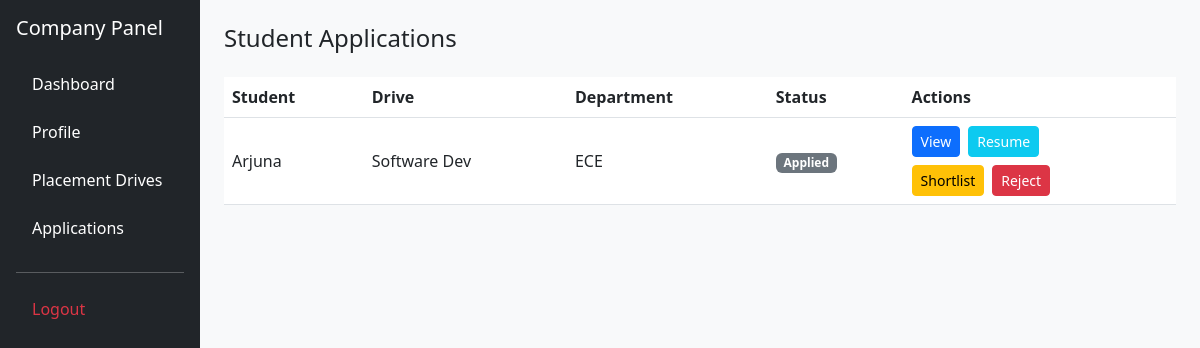
Screenshot of /company/applications (signed in) with the database file from the repository.
### application/models.py (models this page shows)
class Application(db.Model):
    id = db.Column(db.Integer, primary_key=True)
    studentId = db.Column(db.Integer, db.ForeignKey('student.id'), nullable=False)
    driveId = db.Column(db.Integer, db.ForeignKey('drive.id'), nullable=False)
    applicationDate = db.Column(db.DateTime, nullable=False)
    gpa = db.Column(db.Float, nullable=False)
    department = db.Column(db.String(50), nullable=False)
    status = db.Column(db.String(50), nullable=False, default="Applied")
    student = db.relationship('Student', back_populates='applications', lazy=True)

class User(db.Model, UserMixin):
    id = db.Column(db.Integer, primary_key=True)
    username = db.Column(db.String(80), unique=True, nullable=False)
    email = db.Column(db.String(120), unique=True, nullable=False)
    name = db.Column(db.String(120), nullable=False)
    password = db.Column(db.String(200), nullable=False)
    type = db.Column(db.String, nullable=False, default="user")
    isBlacklisted = db.Column(db.Boolean, nullable=False, default=False)
    student = db.relationship('Student', backref='user', uselist=False)

class Drive(db.Model):
    id = db.Column(db.Integer, primary_key=True)
    companyId = db.Column(db.Integer, db.ForeignKey('company.id'), nullable=False)
    title = db.Column(db.String(100), nullable=False)
    description = db.Column(db.Text, nullable=True)
    eligibilityCriteria = db.Column(db.Text, nullable=True)
    salary = db.Column(db.String(50), nullable=True)
    skillsRequired = db.Column(db.String(200), nullable=True)
    experienceRequired = db.Column(db.String(50), nullable=True)
    applicationDeadline = db.Column(db.DateTime, nullable=False)
    vacancy = db.Column(db.Integer, nullable=False)
    location = db.Column(db.String(100), nullable=True)
    hiringStatus = db.Column(db.String(50), nullable=False, default="Hiring")
    adminStatus = db.Column(db.String(50), nullable=False, default="Pending")
    applications = db.relationship('Application', backref='drive', lazy=True)
    interviewrounds = db.Column(db.Integer, nullable=False, default=2)

### application/controllers.py (the view)
@app.route("/company/applications")
@login_required
def company_applications():
    applications = Application.query.join(Drive).filter(
        Drive.companyId == current_user.id
    ).all()
    return render_template(
        "applications.html",
        applications=applications
    )

### app.py (called while the page is built)
def create_app():
    app = Flask(__name__)
    app.config['SECRET_KEY'] = "afgjke12359754iloyuremane45j"
    app.config['SQLALCHEMY_DATABASE_URI'] = 'sqlite:///placement_portal.sqlite3'
    app.config['SQLALCHEMY_TRACK_MODIFICATIONS'] = False
    app.debug = True
    db.init_app(app)
    login_manager.init_app(app)
    login_manager.login_view = "login"
    @login_manager.user_loader
    def load_user(user_id):
        if not user_id:
            return None
        try:
            uid = int(user_id)
        except Exception:
            return None
        user = User.query.get(uid)
        if user:
            return user
        return Company.query.get(uid)
    return app

### templates/applications.html (shortened to what this page needs)
<!DOCTYPE html>
<html>
<head>
<link href="https://cdn.jsdelivr.net/npm/bootstrap@5.3.0/dist/css/bootstrap.min.css" rel="stylesheet">
</head>
<body class="bg-light">
<div class="container-fluid">
<div class="row">
<div class="col-md-3 col-lg-2 bg-dark text-white min-vh-100 p-3 d-none d-md-block">
    <h5 class="mb-4">Company Panel</h5>
    <ul class="nav flex-column">
        <li class="nav-item mb-2">
            <a href="/company" class="nav-link text-white">Dashboard</a>
        </li>
        <li class="nav-item mb-2">
            <a href="/company/profile" class="nav-link text-white">Profile</a>
        </li>
        <li class="nav-item mb-2">
            <a href="/company/drives" class="nav-link text-white">Placement Drives</a>
        </li>
        <li class="nav-item mb-2">
            <a href="/company/applications" class="nav-link text-white">Applications</a>
        </li>
        <hr class="bg-light">
        <li class="nav-item">
            <a href="/logout" class="nav-link text-danger">Logout</a>
        </li>
    </ul>
</div>
<div class="col-md-9 col-lg-10 p-4">
<h4 class="mb-4">Student Applications</h4>
<div class="table-responsive">
<table class="table table-hover align-middle">
    <thead>
        <tr>
            <th>Student</th>
            <th>Drive</th>
            <th>Department</th>
            <th>Status</th>
            <th>Actions</th>
        </tr>
    </thead>
    <tbody>
        {% for application in applications %}
        <tr>
            <td>
                {% if application.student and application.student.user %}
                {{ application.student.user.name }}
                {% else %}
                Unknown Student
                {% endif %}
            </td>
            <td>{{ application.drive.title }}</td>
            <td>{{ application.department }}</td>
            <td>
                {% if application.status == "Applied" %}
                <span class="badge bg-secondary">Applied</span>
                {% elif application.status == "Shortlisted" %}
                <span class="badge bg-warning text-dark">Shortlisted</span>
                {% elif application.status == "Selected" %}
                <span class="badge bg-success">Selected</span>
                {% elif application.status == "Rejected" %}
                <span class="badge bg-danger">Rejected</span>
                {% endif %}
            </td>
            <td>
                <div class="d-flex gap-2 mb-2">
                    <a href="/company/application/{{application.id}}" class="btn btn-primary btn-sm">
                        View
                    </a>
                    {% if application.student and application.student.resume %}
                    <a href="/resume/{{application.student.resume}}" class="btn btn-info btn-sm text-white" target="_blank">
                        Resume
                    </a>
                    {% endif %}
                </div>
                <div class="d-flex flex-wrap gap-2">
                    {% if application.status == "Applied" %}
                        <a href="/company/application/{{application.id}}/shortlist" class="btn btn-warning btn-sm">Shortlist</a>
                        <a href="/company/application/{{application.id}}/reject" class="btn btn-danger btn-sm">Reject</a>
                    {% elif application.status == "Shortlisted" %}
                        <a href="/company/application/{{application.id}}/select" class="btn btn-success btn-sm">Select</a>
                        <a href="/company/application/{{application.id}}/reject" class="btn btn-danger btn-sm">Reject</a>
                        <a href="/company/application/{{application.id}}/applied" class="btn btn-secondary btn-sm">Revert</a>
                    {% elif application.status == "Rejected" %}
                        <a href="/company/application/{{application.id}}/shortlist" class="btn btn-warning btn-sm">Shortlist</a>
                        <a href="/company/application/{{application.id}}/applied" class="btn btn-secondary btn-sm">Revert</a>
                    {% elif application.status == "Selected" %}
                        <span class="badge bg-success p-2">Finalized</span>
                        <a href="/company/application/{{application.id}}/applied" class="btn btn-secondary btn-sm">Revert</a>
                    {% endif %}
                </div>
            </td>
        </tr>
        {% endfor %}
    </tbody>
</table>
</div>
</div>
</div>
</body>
</html>

### rows the page displays
Application: student.user.name "Arjuna", drive "Software Dev", department "ECE", status "Applied"
